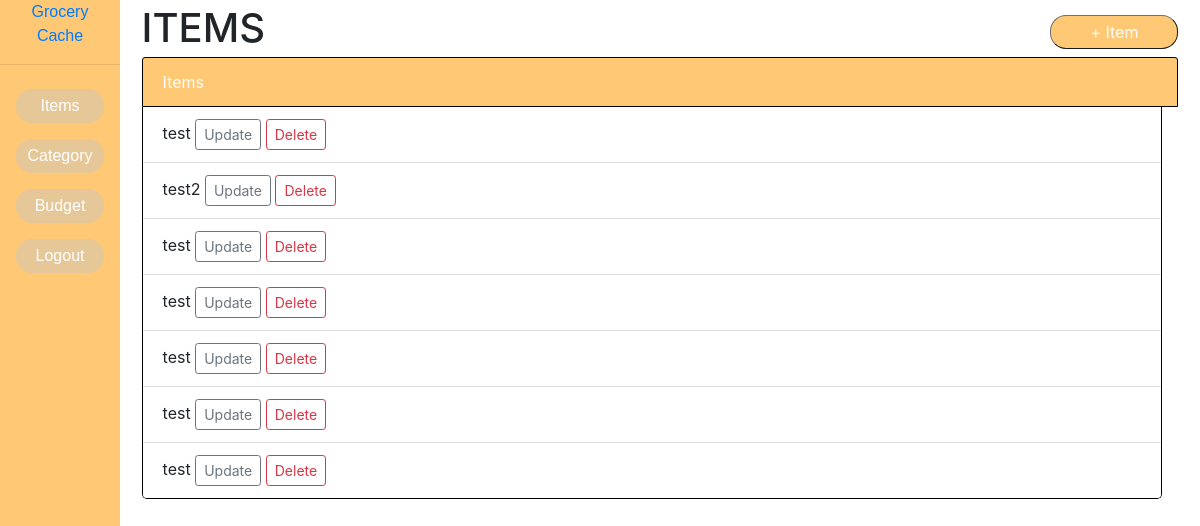
The app's page /items (signed in) with its own data.
### application/database.py (models this page shows, shortened)
class Itemtable(db.Model):
    itemid = db.Column(db.Integer, primary_key=True)
    item_name = db.Column(db.String(), nullable=False)
    quantity = db.Column(db.Float, nullable=True)
    budget = db.Column(db.Float, nullable=True)
    urgency_level = db.Column(db.Integer, nullable=True)
    notes = db.Column(db.String(), nullable=True)
    user_id = db.Column(db.Integer,db.ForeignKey('user.user_id'),nullable=False)
    jointablerelation = db.relationship('Category', secondary=jointable, lazy='subquery',
        backref=db.backref('items', lazy=True))

### application/itemsViews.py (the view)
@app.route("/items", methods=["GET", "POST"])
@login_required
def viewAddItems():
    mainForm = IndividualItemForm()
    categoryForm = IndividualCategoryForm()
    if request.method == "POST":
        if mainForm.is_submitted() and mainForm.validate():
            item_name = request.form["item_name"]
            quantity = request.form["quantity"]
            budget = request.form["budget"]
            urgency_level = request.form["urgency_level"]
            notes = request.form["notes"]
            author = current_user
            new_item = Itemtable(
                item_name=item_name,
                quantity=quantity,
                budget=budget,
                urgency_level=urgency_level,
                notes=notes,
                author = author
            )
            try:
                db.session.add(new_item)
                db.session.commit()
                next_page = request.args.get('next')
                if(mainForm.category):
                    for value in mainForm.category.data:
                        print(value)
                        categoryIdFound = str(value).split(":")[0]
                        categoryToAddTo = Category.query.filter_by(categoryid = categoryIdFound).first()
                        categoryToAddTo.items.append(new_item)
                        db.session.commit()
                return redirect(url_for("viewAddItems",next=next_page)) if next_page else redirect(url_for("viewAddItems"))
            except:
                return "Error"
        elif(not mainForm.validate()):
            print("Invalid")
            itemList = Itemtable.query.filter_by(author=current_user).all()
            categoryList = Category.query.filter_by(author=current_user).all()
            return render_template("items.html", form=mainForm, cform=categoryForm, itemList=itemList, categoryList=categoryList, invalidForm = True)
        else:
            itemList = Itemtable.query.filter_by(author=current_user).all()
            categoryList = Category.query.filter_by(author=current_user).all()
            return render_template("items.html", form=mainForm, cform=categoryForm, itemList=itemList, categoryList=categoryList)
    else:
        itemList = Itemtable.query.filter_by(author=current_user).all()
        categoryList = Category.query.filter_by(author=current_user).all()
        next_page = request.args.get('next')
        if next_page == 'items':
            return render_template("items.html", form=mainForm, cform=categoryForm, itemList=itemList, categoryList=categoryList)
        elif next_page == 'index':
            return render_template("index.html", form=mainForm, cform=categoryForm, itemList=itemList, categoryList=categoryList)
        return render_template("items.html", form=mainForm, cform=categoryForm, itemList=itemList, categoryList=categoryList)

### application/database.py (called while the page is built)
@login_manager.user_loader
def load_user(user_id):
    return User.query.get(int(user_id))

    def __repr__(self):
        return str(self.categoryid) + ":" +self.category_name

### application/forms.py (called while the page is built)
@login_required
def category_choices():
    return db.session.query(Category).filter_by(author=current_user).all()

### application/templates/items.html (shortened to what this page needs)
{% extends "base.html" %}
{% import "bootstrap/wtf.html" as wtf %}
{%block respective_add_buttons%}
    {% include "./Components/addButtons/addItems.html" %}
{%endblock%}
{%block list_of_items%}
{% include "./Components/listingComponents/listitems.html" %}
{% endblock %}

### application/templates/Components/listingComponents/listItems.html
<section class='itemLists'>
    {%if itemList|length%}
    <div class="card">
        <div class="card-header">
            Items
        </div>
        <ul class="list-group list-group-flush">
            {%for items in itemList%}
            <li class="list-group-item">{{items.item_name}}
                <a href="/items/update/{{items.itemid}}" class="btn btn-outline-secondary btn-sm">Update</a>
                <a href="/items/delete/{{items.itemid}}" class="btn btn-outline-danger btn-sm">Delete</a>
            </li>
            {%endfor%}
        </ul>
    </div>
    {%else%}
    <div class="card">
        <div class="card-header">
            No Items
        </div>
    </div>
    {%endif%}
</section>

### application/static/css/style.css (style rules this page uses)
.card { margin-top: 2%; border:1px; border-color: rgba(160, 26, 26, 0); border-bottom: 0px solid black; }
.card .card-header { background-color: #FFC875; border: 1px solid black; color: white; }
.card .list-group { margin-right: 16px; border: 1px solid black; border-bottom-left-radius: 5px; border-bottom-right-radius: 5px; border-top: 0 solid black; }

### records on screen
Itemtable: item_name "test"
Itemtable: item_name "test2"
Itemtable: item_name "test"
Itemtable: item_name "test"
Itemtable: item_name "test"
Itemtable: item_name "test"
Itemtable: item_name "test"
